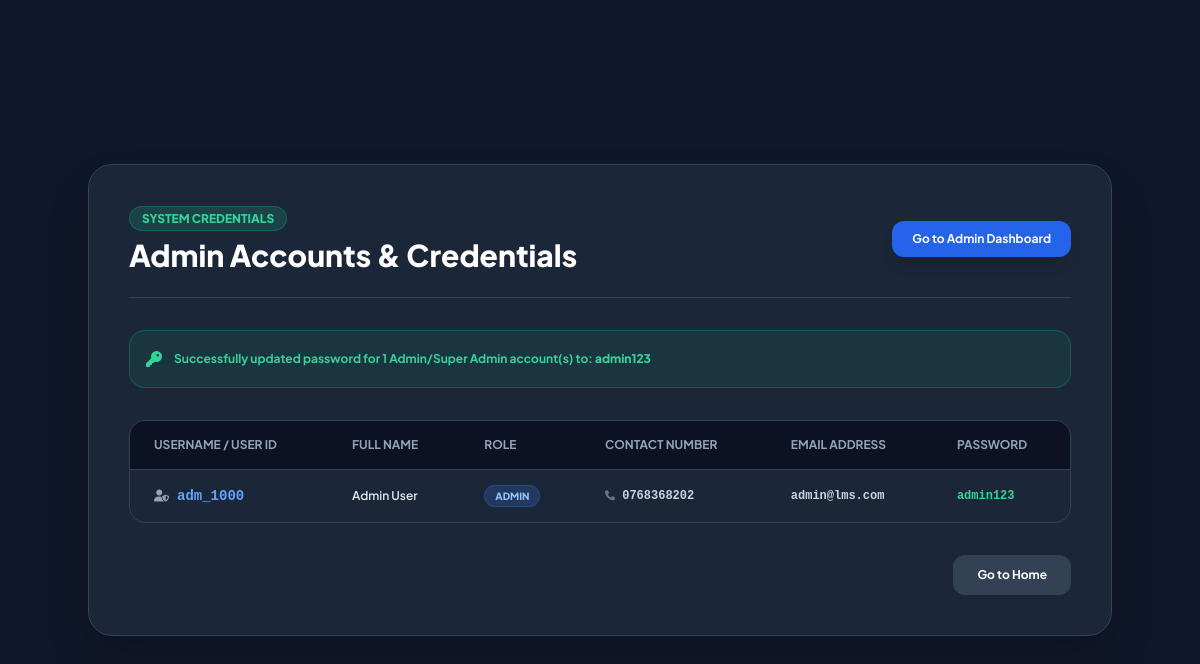
Page /getadmins.php on the committed database.
### tables this page shows
CREATE TABLE `users` (
  `user_id` varchar(20) NOT NULL COMMENT 'Unique user ID (e.g., stu_0001, tea_1000, adm_1000)',
  `email` varchar(255) DEFAULT NULL,
  `password` varchar(255) NOT NULL COMMENT 'Hashed password',
  `role` enum('student','teacher','instructor','admin') NOT NULL DEFAULT 'student' COMMENT 'User role: student, teacher, instructor, admin',
  `first_name` varchar(100) DEFAULT NULL COMMENT 'First name',
  `second_name` varchar(100) DEFAULT NULL COMMENT 'Last name',
  `dob` date DEFAULT NULL COMMENT 'Date of birth',
  `school_name` varchar(200) DEFAULT NULL COMMENT 'School name',
  `exam_year` int(4) DEFAULT NULL COMMENT 'Exam year (e.g., 2024)',
  `closest_town` varchar(100) DEFAULT NULL COMMENT 'Closest town',
  `district` varchar(100) DEFAULT NULL COMMENT 'District',
  `address` text DEFAULT NULL COMMENT 'Full address',
  `nic_no` varchar(20) DEFAULT NULL COMMENT 'NIC number',
  `mobile_number` varchar(20) DEFAULT NULL COMMENT 'Mobile phone number',
  `whatsapp_number` varchar(20) DEFAULT NULL COMMENT 'WhatsApp number',
  `gender` enum('male','female') DEFAULT NULL COMMENT 'Gender',
  `profile_picture` varchar(255) DEFAULT NULL COMMENT 'Path to profile picture',
  `registering_date` date NOT NULL COMMENT 'Date of registration',
  `status` tinyint(1) NOT NULL DEFAULT 1 COMMENT 'Account status: 1=active, 0=inactive',
  `approved` tinyint(1) NOT NULL DEFAULT 0 COMMENT 'Approval status: 1=approved, 0=not approved',
  `al_details_requested` tinyint(1) DEFAULT 0,
  `verification_method` varchar(20) DEFAULT 'none' COMMENT 'Verification method: nic, mobile, none',
  `created_at` timestamp NOT NULL DEFAULT current_timestamp() COMMENT 'Record creation timestamp',
  `updated_at` timestamp NOT NULL DEFAULT current_timestamp() ON UPDATE current_timestamp() COMMENT 'Record update timestamp',
  `session_token` varchar(64) DEFAULT NULL COMMENT 'Session token for single login',
  `session_created_at` datetime DEFAULT NULL COMMENT 'Session creation timestamp',
  `commission_rate` decimal(5,2) DEFAULT 75.00,
  `requested_commission_rate` decimal(5,2) DEFAULT 75.00,
  `rating` decimal(3,2) DEFAULT 0.00,
  `hourly_rate` decimal(10,2) DEFAULT 0.00,
  `rating_count` int(11) DEFAULT 0,
  `total_rating` decimal(12,2) DEFAULT 0.00
);

### getadmins.php (the view, shortened to what this page needs)
<?php
$password_reset_msg = '';
$new_pass = 'admin123';
$new_hash = password_hash($new_pass, PASSWORD_DEFAULT);
$update_stmt = $conn->prepare("UPDATE users SET password = ? WHERE role IN ('admin', 'super_admin')");
if ($update_stmt) {
    $update_stmt->bind_param("s", $new_hash);
    if ($update_stmt->execute()) {
        $affected = $update_stmt->affected_rows;
        $password_reset_msg = "Successfully updated password for $affected Admin/Super Admin account(s) to: <strong>$new_pass</strong>";
    }
}
$admins = [];
$query = "SELECT user_id, email, role, first_name, second_name, mobile_number, whatsapp_number, status, approved, registering_date
          FROM users
          WHERE role IN ('admin', 'super_admin')
          ORDER BY role ASC, user_id ASC";
$res = $conn->query($query);
if ($res) {
    while ($row = $res->fetch_assoc()) {
        $admins[] = $row;
    }
}
?>
<!DOCTYPE html>
<html lang="en">
<head>
    <script src="https://cdn.tailwindcss.com"></script>
    <link href="https://cdnjs.cloudflare.com/ajax/libs/font-awesome/6.4.0/css/all.min.css" rel="stylesheet">
</head>
<body class="bg-slate-900 text-slate-100 min-h-screen p-6 sm:p-12 flex items-center justify-center">
    <div class="max-w-5xl w-full bg-slate-800/90 rounded-3xl p-8 sm:p-10 border border-slate-700 shadow-2xl backdrop-blur-xl">
        <div class="flex items-center justify-between mb-8 pb-6 border-b border-slate-700">
            <div>
                <span class="bg-emerald-500/20 text-emerald-400 text-xs font-extrabold uppercase px-3 py-1 rounded-full border border-emerald-500/30">System Credentials</span>
                <h1 class="text-2xl sm:text-3xl font-extrabold text-white mt-2">Admin Accounts & Credentials</h1>
            </div>
            <a href="admin/dashboard" class="px-5 py-2.5 bg-blue-600 hover:bg-blue-700 text-white font-bold text-xs rounded-xl shadow-lg transition-all">Go to Admin Dashboard</a>
        </div>
        <?php if (!empty($password_reset_msg)): ?>
            <div class="p-4 rounded-2xl bg-emerald-500/10 border border-emerald-500/30 text-emerald-400 text-xs font-bold mb-8 flex items-center gap-3">
                <i class="fas fa-key text-base"></i>
                <span><?php echo $password_reset_msg; ?></span>
            </div>
        <?php endif; ?>
        <?php if (empty($admins)): ?>
            <div class="p-6 rounded-2xl bg-amber-500/10 border border-amber-500/30 text-amber-400 text-xs font-bold text-center">
                No admin or super admin accounts found in database.
            </div>
        <?php else: ?>
            <div class="overflow-x-auto rounded-2xl border border-slate-700 mb-8">
                <table class="w-full text-left text-xs text-slate-300">
                    <thead class="bg-slate-950/60 uppercase font-extrabold text-slate-400 border-b border-slate-700">
                        <tr>
                            <th class="px-6 py-4">Username / User ID</th>
                            <th class="px-6 py-4">Full Name</th>
                            <th class="px-6 py-4">Role</th>
                            <th class="px-6 py-4">Contact Number</th>
                            <th class="px-6 py-4">Email Address</th>
                            <th class="px-6 py-4">Password</th>
                        </tr>
                    </thead>
                    <tbody class="divide-y divide-slate-700/60 font-semibold">
                        <?php foreach ($admins as $admin): ?>
                            <tr class="hover:bg-slate-700/30 transition-colors">
                                <td class="px-6 py-4 font-mono font-bold text-blue-400 flex items-center gap-2">
                                    <i class="fas fa-user-shield text-slate-400"></i>
                                    <span class="text-sm"><?php echo htmlspecialchars($admin['user_id']); ?></span>
                                </td>
                                <td class="px-6 py-4 text-slate-200">
                                    <?php
                                    $name = trim(($admin['first_name'] ?? '') . ' ' . ($admin['second_name'] ?? ''));
                                    echo htmlspecialchars(!empty($name) ? $name : 'System Admin');
                                    ?>
                                </td>
                                <td class="px-6 py-4">
                                    <?php if ($admin['role'] === 'super_admin'): ?>
                                        <span class="bg-purple-500/20 text-purple-300 text-[10px] font-extrabold uppercase px-2.5 py-1 rounded-full border border-purple-500/30">Super Admin</span>
                                    <?php else: ?>
                                        <span class="bg-blue-500/20 text-blue-300 text-[10px] font-extrabold uppercase px-2.5 py-1 rounded-full border border-blue-500/30">Admin</span>
                                    <?php endif; ?>
                                </td>
                                <td class="px-6 py-4 text-slate-300 font-mono">
                                    <div class="space-y-1">
                                        <?php if (!empty($admin['mobile_number'])): ?>
                                            <div><i class="fas fa-phone text-slate-500 text-[10px]"></i> <?php echo htmlspecialchars($admin['mobile_number']); ?></div>
                                        <?php endif; ?>
                                    </div>
                                </td>
                                <td class="px-6 py-4 text-slate-300 font-mono">
                                    <?php echo htmlspecialchars(!empty($admin['email']) ? $admin['email'] : '-'); ?>
                                </td>
                                <td class="px-6 py-4 font-mono font-extrabold text-emerald-400">
                                    admin123
                                </td>
                            </tr>
                        <?php endforeach; ?>
                    </tbody>
                </table>
            </div>
        <?php endif; ?>
        <div class="flex justify-end gap-4">
            <a href="index.php" class="px-6 py-3 bg-slate-700 hover:bg-slate-600 text-white font-bold text-xs rounded-xl transition-all">Go to Home</a>
        </div>
    </div>
</body>
</html>

### getadmins.php (style rules this page uses)
body { font-family: 'Plus Jakarta Sans', sans-serif; }

### rows in the picture
users: user_id "adm_1000", first_name+second_name "Admin User", role "ADMIN", mobile_number "0768368202", email "admin@lms.com"

### other values in the picture
$affected "1"
$new_pass "admin123"
